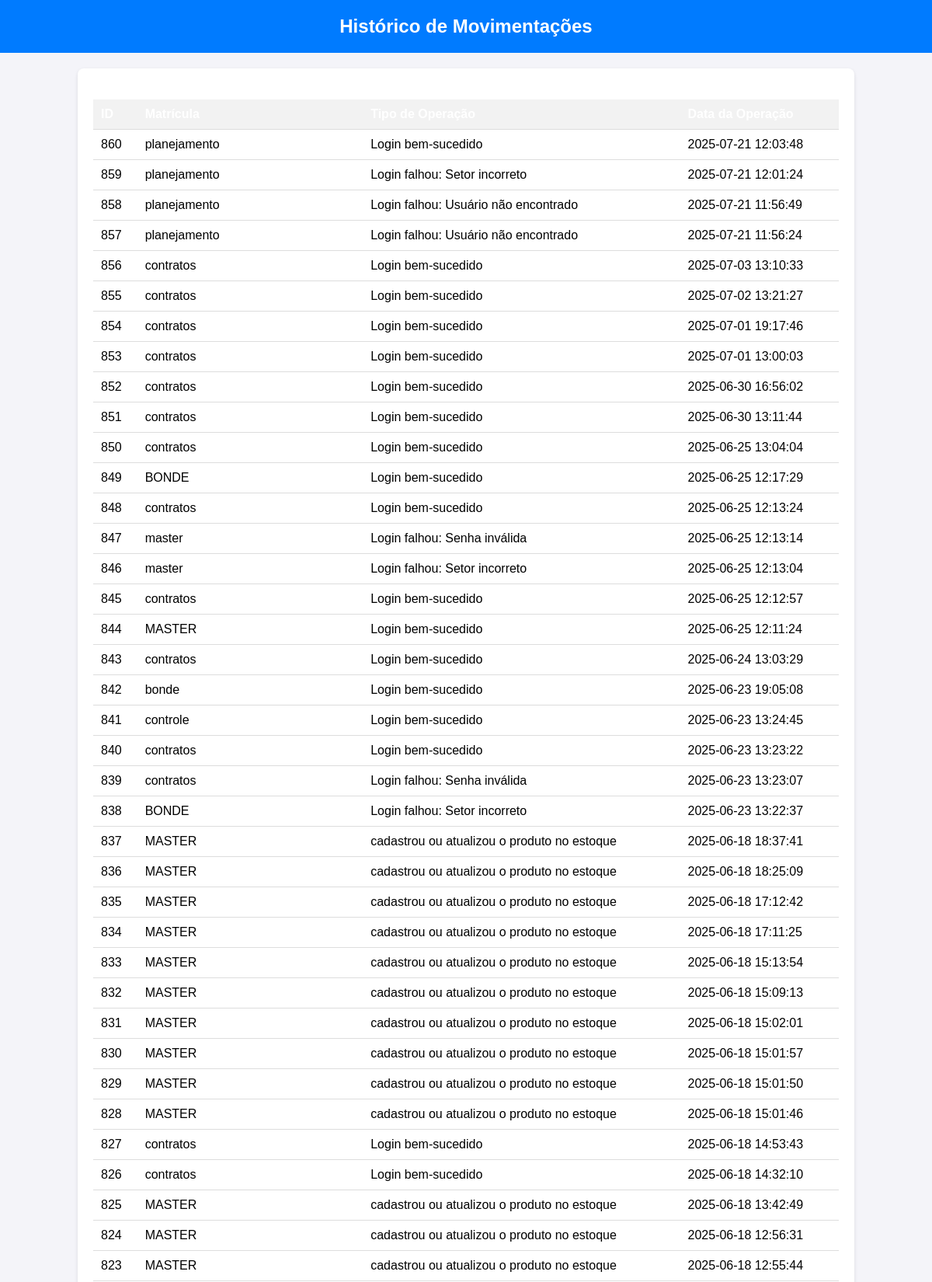
/histrorico.php (upper part), run on the app's committed database.
### tables this page shows
CREATE TABLE `log_eventos` (
  `id` int(11) NOT NULL,
  `matricula` varchar(255) NOT NULL,
  `tipo_operacao` varchar(255) NOT NULL,
  `data_operacao` timestamp NOT NULL DEFAULT current_timestamp()
);

### histrorico.php (the view, shortened to what this page needs)
<?php
include 'banco.php';
$query = "SELECT id, matricula, tipo_operacao, data_operacao FROM log_eventos ORDER BY data_operacao DESC";
try {
    $result = $con->query($query);
    if ($result->num_rows > 0) {
        $logEventos = $result->fetch_all(MYSQLI_ASSOC);
    } else {
        $logEventos = [];
    }
} catch (Exception $e) {
    echo "Erro ao consultar a tabela log_eventos: " . $e->getMessage();
    exit();
}
?>
<!DOCTYPE html>
<html lang="pt-BR">
<head>
     <link rel="stylesheet" href="src/style/log.css">
</head>
<body>
    <div class="header">Histórico de Movimentações</div>
    <div class="container">
        <?php if (empty($logEventos)): ?>
            <p class="no-data">Nenhuma movimentação registrada no sistema.</p>
        <?php else: ?>
            <table>
                <thead>
                    <tr>
                        <th>ID</th>
                        <th>Matrícula</th>
                        <th>Tipo de Operação</th>
                        <th>Data da Operação</th>
                    </tr>
                </thead>
                <tbody>
                    <?php foreach ($logEventos as $evento): ?>
                        <tr>
                            <td><?php echo htmlspecialchars($evento['id']); ?></td>
                            <td><?php echo htmlspecialchars($evento['matricula']); ?></td>
                            <td><?php echo htmlspecialchars($evento['tipo_operacao']); ?></td>
                            <td><?php echo htmlspecialchars($evento['data_operacao']); ?></td>
                        </tr>
                    <?php endforeach; ?>
                </tbody>
            </table>
        <?php endif; ?>
    </div>
</body>
</html>

### src/style/log.css (style rules this page uses)
table { width: 100%; border-collapse: collapse; }
th, td { padding: 8px; text-align: left; border-bottom: 1px solid #ddd; }
th { background-color: #f2f2f2; }
body { font-family: Arial, sans-serif; background-color: #f4f4f9; margin: 0; padding: 0; }
.header { background-color: #007bff; color: white; text-align: center; padding: 20px 0; font-size: 24px; font-weight: bold; }
.container { margin: 20px auto; width: 80%; background-color: #fff; padding: 20px; border-radius: 8px; box-shadow: 0 2px 5px rgba(0, 0, 0, 0.1); }
table { width: 100%; border-collapse: collapse; margin-top: 20px; }
thead { background-color: #007bff; color: white; }
thead th { padding: 10px; text-align: left; }
tbody tr { border-bottom: 1px solid #ddd; }
tbody td { padding: 10px; text-align: left; }

### data on the page
log_eventos: id "860", matricula "planejamento", tipo_operacao "Login bem-sucedido", data_operacao "2025-07-21 12:03:48"
log_eventos: id "859", matricula "planejamento", tipo_operacao "Login falhou: Setor incorreto", data_operacao "2025-07-21 12:01:24"
log_eventos: id "858", matricula "planejamento", tipo_operacao "Login falhou: Usuário não encontrado", data_operacao "2025-07-21 11:56:49"
log_eventos: id "857", matricula "planejamento", tipo_operacao "Login falhou: Usuário não encontrado", data_operacao "2025-07-21 11:56:24"
log_eventos: id "856", matricula "contratos", tipo_operacao "Login bem-sucedido", data_operacao "2025-07-03 13:10:33"
log_eventos: id "855", matricula "contratos", tipo_operacao "Login bem-sucedido", data_operacao "2025-07-02 13:21:27"
log_eventos: id "854", matricula "contratos", tipo_operacao "Login bem-sucedido", data_operacao "2025-07-01 19:17:46"
log_eventos: id "853", matricula "contratos", tipo_operacao "Login bem-sucedido", data_operacao "2025-07-01 13:00:03"
log_eventos: id "852", matricula "contratos", tipo_operacao "Login bem-sucedido", data_operacao "2025-06-30 16:56:02"
log_eventos: id "851", matricula "contratos", tipo_operacao "Login bem-sucedido", data_operacao "2025-06-30 13:11:44"
log_eventos: id "850", matricula "contratos", tipo_operacao "Login bem-sucedido", data_operacao "2025-06-25 13:04:04"
log_eventos: id "849", matricula "BONDE", tipo_operacao "Login bem-sucedido", data_operacao "2025-06-25 12:17:29"
log_eventos: id "848", matricula "contratos", tipo_operacao "Login bem-sucedido", data_operacao "2025-06-25 12:13:24"
log_eventos: id "847", matricula "master", tipo_operacao "Login falhou: Senha inválida", data_operacao "2025-06-25 12:13:14"
log_eventos: id "846", matricula "master", tipo_operacao "Login falhou: Setor incorreto", data_operacao "2025-06-25 12:13:04"
log_eventos: id "845", matricula "contratos", tipo_operacao "Login bem-sucedido", data_operacao "2025-06-25 12:12:57"
log_eventos: id "844", matricula "MASTER", tipo_operacao "Login bem-sucedido", data_operacao "2025-06-25 12:11:24"
log_eventos: id "843", matricula "contratos", tipo_operacao "Login bem-sucedido", data_operacao "2025-06-24 13:03:29"
log_eventos: id "842", matricula "bonde", tipo_operacao "Login bem-sucedido", data_operacao "2025-06-23 19:05:08"
log_eventos: id "841", matricula "controle", tipo_operacao "Login bem-sucedido", data_operacao "2025-06-23 13:24:45"
log_eventos: id "840", matricula "contratos", tipo_operacao "Login bem-sucedido", data_operacao "2025-06-23 13:23:22"
log_eventos: id "839", matricula "contratos", tipo_operacao "Login falhou: Senha inválida", data_operacao "2025-06-23 13:23:07"
log_eventos: id "838", matricula "BONDE", tipo_operacao "Login falhou: Setor incorreto", data_operacao "2025-06-23 13:22:37"
log_eventos: id "837", matricula "MASTER", tipo_operacao "cadastrou ou atualizou o produto no estoque", data_operacao "2025-06-18 18:37:41"
log_eventos: id "836", matricula "MASTER", tipo_operacao "cadastrou ou atualizou o produto no estoque", data_operacao "2025-06-18 18:25:09"
log_eventos: id "835", matricula "MASTER", tipo_operacao "cadastrou ou atualizou o produto no estoque", data_operacao "2025-06-18 17:12:42"
log_eventos: id "834", matricula "MASTER", tipo_operacao "cadastrou ou atualizou o produto no estoque", data_operacao "2025-06-18 17:11:25"
log_eventos: id "833", matricula "MASTER", tipo_operacao "cadastrou ou atualizou o produto no estoque", data_operacao "2025-06-18 15:13:54"
log_eventos: id "832", matricula "MASTER", tipo_operacao "cadastrou ou atualizou o produto no estoque", data_operacao "2025-06-18 15:09:13"
log_eventos: id "831", matricula "MASTER", tipo_operacao "cadastrou ou atualizou o produto no estoque", data_operacao "2025-06-18 15:02:01"
log_eventos: id "830", matricula "MASTER", tipo_operacao "cadastrou ou atualizou o produto no estoque", data_operacao "2025-06-18 15:01:57"
log_eventos: id "829", matricula "MASTER", tipo_operacao "cadastrou ou atualizou o produto no estoque", data_operacao "2025-06-18 15:01:50"
log_eventos: id "828", matricula "MASTER", tipo_operacao "cadastrou ou atualizou o produto no estoque", data_operacao "2025-06-18 15:01:46"
log_eventos: id "827", matricula "contratos", tipo_operacao "Login bem-sucedido", data_operacao "2025-06-18 14:53:43"
log_eventos: id "826", matricula "contratos", tipo_operacao "Login bem-sucedido", data_operacao "2025-06-18 14:32:10"
log_eventos: id "825", matricula "MASTER", tipo_operacao "cadastrou ou atualizou o produto no estoque", data_operacao "2025-06-18 13:42:49"
log_eventos: id "824", matricula "MASTER", tipo_operacao "cadastrou ou atualizou o produto no estoque", data_operacao "2025-06-18 12:56:31"
log_eventos: id "823", matricula "MASTER", tipo_operacao "cadastrou ou atualizou o produto no estoque", data_operacao "2025-06-18 12:55:44"
